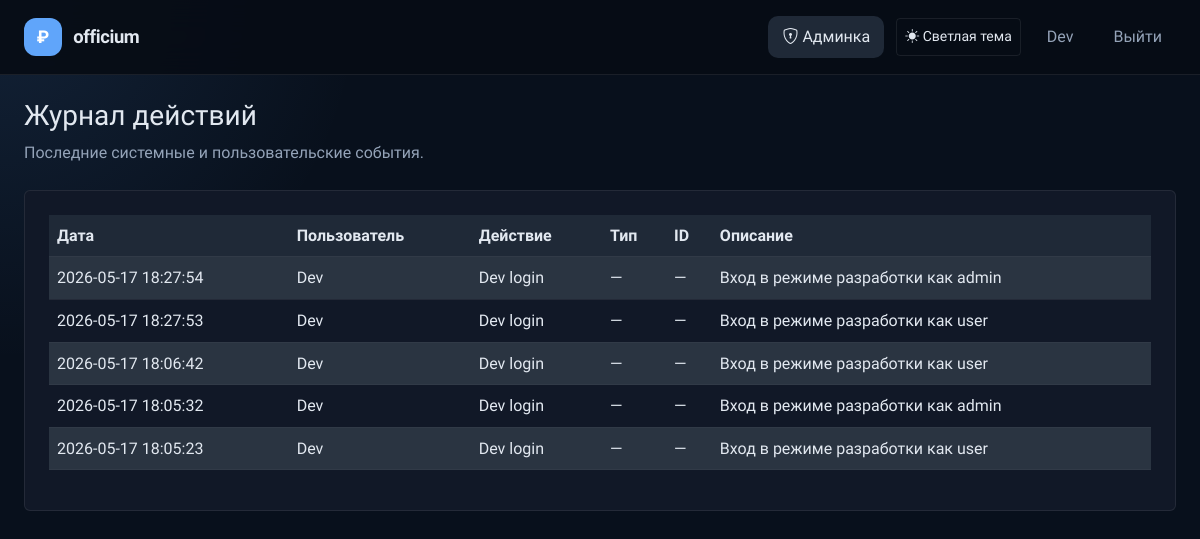
/admin/logs (signed in), run on an earlier commit of the app's database.
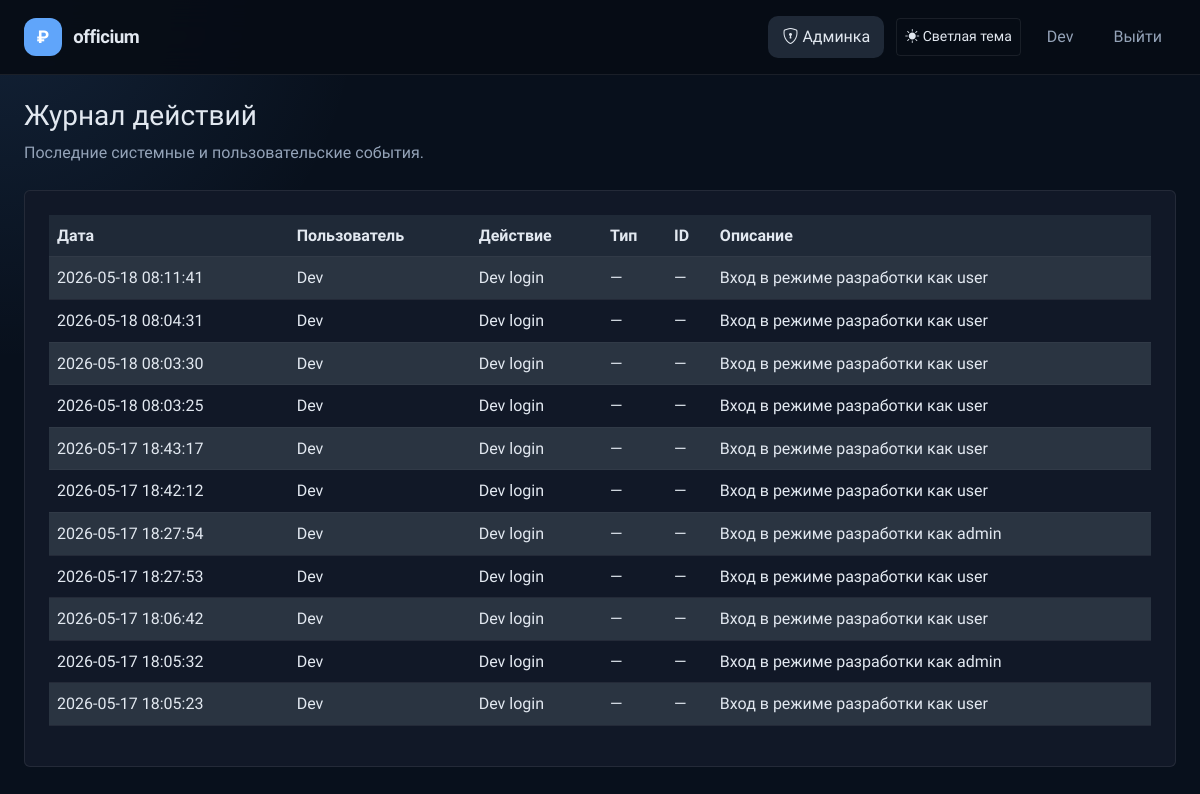
And on a later commit of the database.
### app/models.py (models this page shows, shortened)
class User(UserMixin, db.Model):
    __tablename__ = 'users'
    id = db.Column(db.Integer, primary_key=True)
    telegram_id = db.Column(db.BigInteger, unique=True, nullable=False)
    username = db.Column(db.String(80), nullable=True)
    first_name = db.Column(db.String(100), nullable=True)
    last_name = db.Column(db.String(100), nullable=True)
    photo_url = db.Column(db.String(255), nullable=True)
    auth_date = db.Column(db.DateTime, nullable=True)
    created_at = db.Column(db.DateTime, default=datetime.utcnow, nullable=False)
    role = db.Column(db.Enum('user', 'admin', 'superadmin'), nullable=False, default='user')
    is_blocked = db.Column(db.Boolean, default=False, nullable=False)
    last_login_ip = db.Column(db.String(100), nullable=True)
    last_user_agent = db.Column(db.Text, nullable=True)
    login_count = db.Column(db.Integer, default=0, nullable=False)
    google_id = db.Column(db.String(50), unique=True, nullable=True)
    email = db.Column(db.String(120), nullable=True, index=True)
    avatar_url = db.Column(db.String(255), nullable=True)
    debts = db.relationship('Debt', back_populates='user', lazy=True, cascade='all, delete-orphan')
    incomes = db.relationship('Income', back_populates='user', lazy=True, cascade='all, delete-orphan')
    expenses = db.relationship('Expense', back_populates='user', lazy=True, cascade='all, delete-orphan')
    activity_logs = db.relationship('ActivityLog', back_populates='user', lazy=True, cascade='all, delete-orphan')
    @property
    def is_admin(self):
        return self.role in ('admin', 'superadmin')

class ActivityLog(db.Model):
    __tablename__ = 'activity_logs'
    id = db.Column(db.Integer, primary_key=True)
    user_id = db.Column(db.Integer, db.ForeignKey('users.id'), nullable=True)
    action = db.Column(db.String(100), nullable=False)
    entity_type = db.Column(db.String(50), nullable=True)
    entity_id = db.Column(db.Integer, nullable=True)
    description = db.Column(db.Text, nullable=True)
    ip_address = db.Column(db.String(100), nullable=True)
    user_agent = db.Column(db.Text, nullable=True)
    created_at = db.Column(db.DateTime, default=datetime.utcnow)
    user = db.relationship('User', back_populates='activity_logs')

### app/routes/admin.py (the view)
    @app.route('/admin/logs')
    @admin_required
    def admin_logs():
        logs = ActivityLog.query.order_by(ActivityLog.created_at.desc()).limit(100).all()
        return render_template('admin_logs.html', logs=logs)

### app/utils.py (called while the page is built)
def get_setting(key, default=None):
    try:
        setting = AppSetting.query.filter_by(key=key).first()
        return setting.value if setting else default
    except Exception:
        return default

def get_dictionary_values(dictionary_type):
    try:
        entries = DictionaryEntry.query.filter_by(dictionary_type=dictionary_type, is_active=True).order_by(DictionaryEntry.value.asc()).all()
        return [entry.value for entry in entries]
    except Exception:
        return []

def admin_required(view):
    @wraps(view)
    def wrapper(*args, **kwargs):
        if not getattr(current_user, 'is_authenticated', False) or not getattr(current_user, 'is_admin', False):
            return redirect(url_for('index'))
        return view(*args, **kwargs)
    return wrapper

### templates/admin_logs.html (shortened to what this page needs)
{% extends 'base.html' %}
{% block content %}
<div class="mb-4">
    <h1 class="h3">Журнал действий</h1>
    <p class="text-muted">Последние системные и пользовательские события.</p>
</div>
<div class="card p-4">
    <div class="table-responsive">
        <table class="table table-striped align-middle">
            <thead>
                <tr>
                    <th>Дата</th>
                    <th>Пользователь</th>
                    <th>Действие</th>
                    <th>Тип</th>
                    <th>ID</th>
                    <th>Описание</th>
                </tr>
            </thead>
            <tbody>
                {% for log in logs %}
                <tr>
                    <td>{{ log.created_at.strftime('%Y-%m-%d %H:%M:%S') }}</td>
                    <td>{{ log.user.first_name or log.user.username if log.user else 'Система' }}</td>
                    <td>{{ log.action }}</td>
                    <td>{{ log.entity_type or '—' }}</td>
                    <td>{{ log.entity_id or '—' }}</td>
                    <td>{{ log.description or '—' }}</td>
                </tr>
                {% else %}
                <tr>
                    <td colspan="6" class="text-center text-muted">Нет записей.</td>
                </tr>
                {% endfor %}
            </tbody>
        </table>
    </div>
</div>
{% endblock %}

### templates/base.html (shortened to what this page needs)
<!DOCTYPE html>
<html lang="ru" data-theme="dark" data-bs-theme="dark">
<head>
    <link href="https://cdn.jsdelivr.net/npm/bootstrap@5.3.2/dist/css/bootstrap.min.css" rel="stylesheet">
    <link href="https://cdn.jsdelivr.net/npm/bootstrap-icons@1.11.3/font/bootstrap-icons.css" rel="stylesheet">
    <link href="{{ url_for('static', filename='css/style.css') }}" rel="stylesheet">
</head>
<body>
<nav class="navbar navbar-expand-lg">
    <div class="container-fluid px-4">
        <a class="navbar-brand" href="/">
            <span class="brand-icon">₽</span>
            <span class="brand-text">{{ app_name }}</span>
        </a>
        <div class="collapse navbar-collapse" id="navbarNav">
            <ul class="navbar-nav ms-auto align-items-center gap-1">
                {% set show_user_nav = not (current_user.is_authenticated and current_user.is_admin and request.path.startswith('/admin')) %}
                {% if current_user.is_authenticated and current_user.is_admin %}
                <li class="nav-item">
                    <a class="nav-link {% if request.path.startswith('/admin') %}active{% endif %}" href="{{ url_for('admin_dashboard') }}">
                        <i class="bi bi-shield-lock me-1"></i>Админка
                    </a>
                </li>
                {% endif %}
                <li class="nav-item ms-2">
                    <button id="themeToggleBtn" class="btn btn-outline-secondary btn-sm" type="button" aria-label="Переключить тему"></button>
                </li>
                <li class="nav-item ms-2">
                    {% if current_user.is_authenticated %}
                    <span class="nav-link disabled pe-0">{{ current_user.first_name or current_user.username or 'Пользователь' }}</span>
                    {% endif %}
                </li>
                <li class="nav-item ms-2">
                    {% if current_user.is_authenticated %}
                    <a class="nav-link" href="{{ url_for('logout') }}">Выйти</a>
                    {% else %}
                    <a class="nav-link" href="{{ url_for('login') }}">Войти</a>
                    {% endif %}
                </li>
            </ul>
        </div>
    </div>
</nav>
<main class="app-main container-fluid px-4 py-4">
    {% block content %}{% endblock %}
</main>
<div class="toast-container position-fixed bottom-0 end-0 p-3" style="z-index:9999">
</div>
</body>
</html>

### static/css/style.css (style rules this page uses)
:root { --bg: #f4f6fb; --bg-card: #ffffff; --bg-card-2: #f8fafc; --border: #d9e2ec; --border-hov: #c1cdd9; --text: #111827; --text-muted: #64748b; --text-dim: #475569; --primary: #2563eb; --primary-dk: #1d4ed8; --success: #16a34a; --warning: #d97706; --danger: #dc2626; --orange: #ea580c; --split-clr: #8b5cf6; --card-radius: 14px; --transition: 0.18s ease; }
:root[data-theme="dark"] { --bg: #08101c; --bg-card: #111827; --bg-card-2: #1f2937; --border: rgba(255,255,255,0.08); --border-hov: rgba(255,255,255,0.18); --text: #e2e8f0; --text-muted: #94a3b8; --text-dim: #cbd5e1; --primary: #60a5fa; --primary-dk: #3b82f6; --success: #34d399; --warning: #fbbf24; --danger: #f87171; --orange: #fb923c; --split-clr: #c084fc; }
* { box-sizing: border-box; }
body { font-family: 'Onest', system-ui, sans-serif; background: radial-gradient(circle at top left, rgba(96,165,250,0.15), transparent 25%), var(--bg); color: var(--text); min-height: 100vh; line-height: 1.6; }
.app-main { max-width: 1320px; margin: 0 auto; padding: 1.5rem 1rem 3rem; }
body, .navbar, .modal-content, .dropdown-menu, .toast, .alert, .table, .table th, .table td, .form-control, .form-select, .form-label, .form-text, .dropdown-item, .page-link, .list-group-item, .card, .card-body, .card-header, .card-footer, .accordion-item, .accordion-button, .accordion-body, .breadcrumb-item { color: var(--text); background: transparent; }
.card { background: var(--bg-card); border: 1px solid var(--border); }
html[data-theme="dark"] { color-scheme: dark; }
html[data-theme="dark"] body { background: radial-gradient(circle at top left, rgba(96,165,250,0.12), transparent 25%), var(--bg); }
html[data-theme="dark"] .text-muted { color: var(--text-muted) !important; }
html[data-theme="dark"] .table, html[data-theme="dark"] .table th, html[data-theme="dark"] .table td { color: var(--text) !important; }
html[data-theme="dark"] .table tbody tr { background: var(--bg-card) !important; }
html[data-theme="dark"] .table.table-striped tbody tr:nth-of-type(odd) { background: var(--bg-card-2) !important; }
a { color: var(--primary); }
.table { background: transparent; color: var(--text); }
.table thead th { background: var(--bg-card-2); color: var(--text); border-color: var(--border); }
.table tbody tr { background: var(--bg-card); }
.table.table-striped tbody tr:nth-of-type(odd) { background-color: var(--bg-card-2); }
.table th, .table td { border-color: var(--border); color: var(--text); }
.navbar { background: rgba(255,255,255,0.85); backdrop-filter: blur(16px); border-bottom: 1px solid var(--border); padding: 0.8rem 0; position: sticky; top: 0; z-index: 1000; }
html[data-theme="dark"] .navbar { background: rgba(7, 12, 21, 0.92); }
.navbar .container-fluid { gap: 0.75rem; }
.navbar-brand { display: inline-flex; align-items: center; gap: 0.7rem; font-weight: 700; }
.brand-icon { display: inline-flex; align-items: center; justify-content: center; width: 38px; height: 38px; background: var(--primary); border-radius: 12px; font-weight: 800; font-size: 1.1rem; color: #fff; }
.brand-text { font-weight: 700; font-size: 1.15rem; color: var(--text); letter-spacing: -0.02em; }
.nav-link { color: var(--text-muted) !important; font-weight: 500; border-radius: 10px; padding: 8px 14px !important; transition: var(--transition); }
.nav-link:hover, .nav-link.active { color: var(--text) !important; background: var(--bg-card-2); }
.navbar-nav { align-items: center; }
.navbar .btn { min-height: 38px; }
.app-main { padding-top: 2.5rem; }
.btn-outline-primary, .btn-outline-secondary, .btn-outline-success, .btn-outline-danger, .btn-outline-warning, .btn-outline-info, .btn-outline-dark, .btn-outline-light { color: var(--text); background: transparent; border-color: var(--border); transition: var(--transition); }

What changed in the data, as far as the page shows it:
added ActivityLog: created_at "2026-05-18 08:11:41", user "Dev", action "Dev login", entity_type "—", entity_id "—", description "Вход в режиме разработки как user"
added ActivityLog: created_at "2026-05-18 08:04:31", user "Dev", action "Dev login", entity_type "—", entity_id "—", description "Вход в режиме разработки как user"
added ActivityLog: created_at "2026-05-18 08:03:30", user "Dev", action "Dev login", entity_type "—", entity_id "—", description "Вход в режиме разработки как user"
added ActivityLog: created_at "2026-05-18 08:03:25", user "Dev", action "Dev login", entity_type "—", entity_id "—", description "Вход в режиме разработки как user"
added ActivityLog: created_at "2026-05-17 18:43:17", user "Dev", action "Dev login", entity_type "—", entity_id "—", description "Вход в режиме разработки как user"
added ActivityLog: created_at "2026-05-17 18:42:12", user "Dev", action "Dev login", entity_type "—", entity_id "—", description "Вход в режиме разработки как user"
